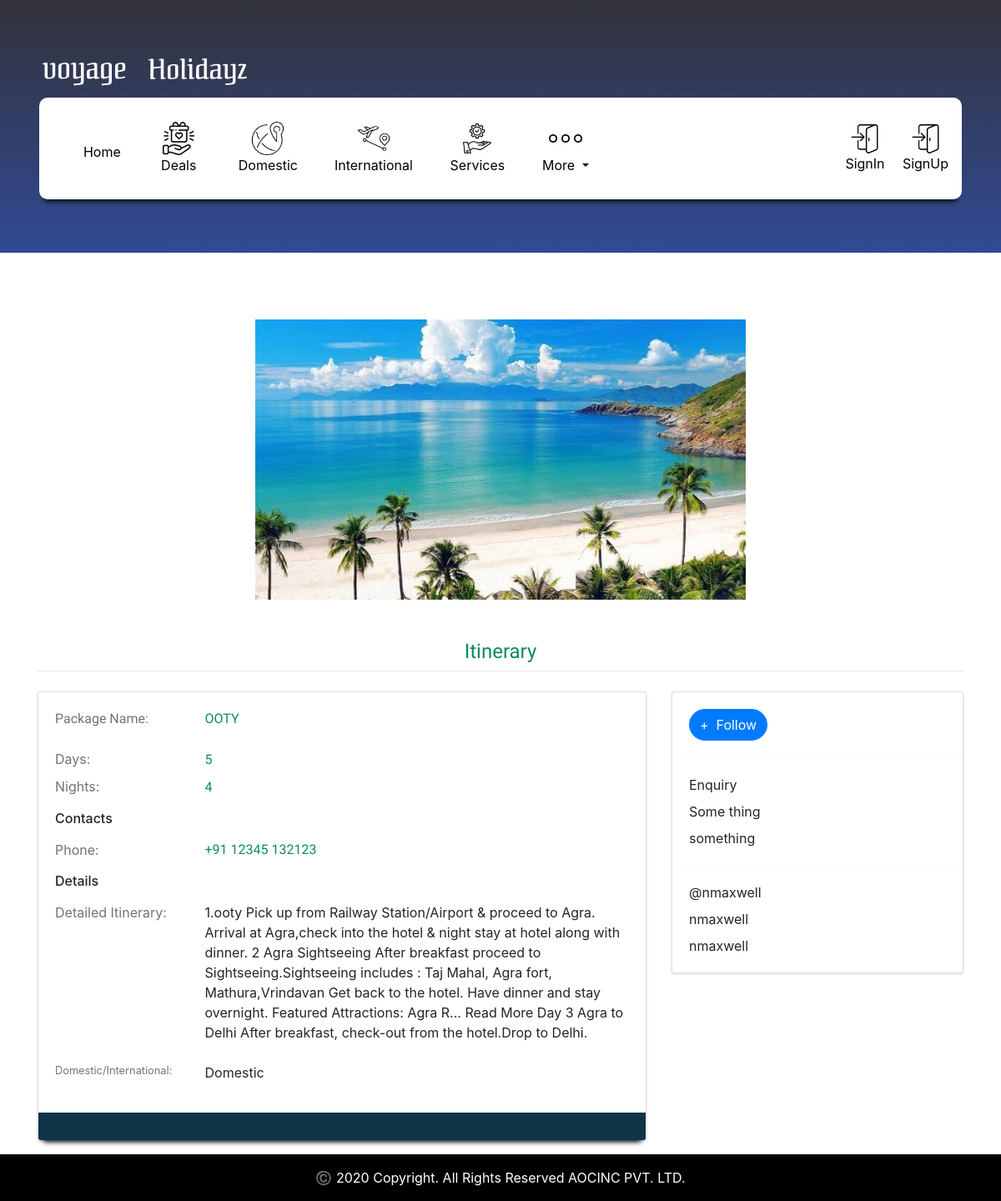
The app's page /Domestic_Package_Detail/4/ with its own data.
### Holidays/models.py (models this page shows, shortened)
class Domestic_Holiday_Package(models.Model):
    Trip_Name           = models.CharField(max_length=255, blank=False)
    Days                = models.PositiveIntegerField()
    Nights              = models.PositiveIntegerField()
    Datailed_Itinerary  = models.TextField()
    Location_Image      = models.FileField(upload_to='media/Domestic/HolidayPackage_Images/')
    Package             = models.CharField(max_length=59, choices = package_choice, default = '')
    uploaded_at         = models.DateTimeField(auto_now_add=True)

### Holidays/views.py (the view)
# urls.py: path('Domestic_Package_Detail/<int:id>/', views.Domestic_Holiday_Package_Detail, name = 'Domestic_Package_Detail'),
def Domestic_Holiday_Package_Detail(request, id = None):
    Domestic_Holiday_Package_Data = get_object_or_404(Domestic_Holiday_Package, id = id)
    context = {
        'Domestic_Holiday_Package_Data':Domestic_Holiday_Package_Data,
    }
    template = 'Holidays/Domestic_Package_Detial.html'
    return render(request,template,context)

### Holidays/templates/Holidays/Domestic_Package_Detial.html (shortened to what this page needs)
<!DOCTYPE html>
{% extends 'Voyage_LandingApp/base.html' %}
{% load static %}
{% load crispy_forms_tags %}
{% block content %}
<div class="layout-content">
    <div class="container flex-grow-1 container-p-y">
      <div class="container-m-nx container-m-ny theme-bg-white mb-4">
        <div class="media col-md-10 col-lg-8 col-xl-7 py-5 mx-auto">
          <img src="{{ Domestic_Holiday_Package_Data.Location_Image.url }}" alt="" class="col-md-12">
        </div>
        <h4 class="text-center trip-title"> Itinerary</h4>
        <hr class="m-0">
      </div>
      <div class="row">
        <div class="col">
          <div class="card mb-4">
            <div class="card-body">
              <div class="row mb-2">
                <div class="col-md-3 text-muted trip-title">Package Name:</div>
                <div class="col-md-9">
                 <p class="trip-title"> {{Domestic_Holiday_Package_Data.Trip_Name | upper }} </p>
                </div>
              </div>
              <div class="row mb-2">
                <div class="col-md-3 text-muted">Days:</div>
                <div class="col-md-9">
                  <a href="javascript:void(0)" class=" trip-title">{{ Domestic_Holiday_Package_Data.Days }}</a>
                </div>
              </div>
              <div class="row mb-2">
                <div class="col-md-3 text-muted">Nights:</div>
                <div class="col-md-9">
                  <a href="javascript:void(0)" class="trip-title">{{ Domestic_Holiday_Package_Data.Nights}}</a>
                </div>
              </div>
              <h6 class="my-3">Contacts</h6>
              <div class="row mb-2">
                <div class="col-md-3 text-muted">Phone:</div>
                <div class="col-md-9 trip-title">
                  +91 12345 132123
                </div>
              </div>
              <h6 class="my-3">Details</h6>
              <div class="row mb-2">
                <div class="col-md-3 text-muted">Detailed Itinerary:</div>
                <div class="col-md-9">
                  <p>{{ Domestic_Holiday_Package_Data.Datailed_Itinerary }}</p>
                </div>
              </div>
              <div class="row">
                <div class="col-md-3 text-muted small">Domestic/International:</div>
                <div class="col-md-9">
                  <p> {{ Domestic_Holiday_Package_Data.Package }}</p>
                </div>
              </div>
            </div>
            <div class="card-footer text-center p-0 itinerary-footer">
              <div class="row no-gutters row-bordered row-border-light">
                <a href="javascript:void(0)" class="d-flex col flex-column text-body py-3">
                </a>
                <a href="javascript:void(0)" class="d-flex col flex-column text-body py-3">
                </a>
                <a href="javascript:void(0)" class="d-flex col flex-column text-body py-3">
                </a>
              </div>
            </div>
          </div>
        </div>
        <div class="col-xl-4">
          <div class="card mb-4">
            <div class="card-body">
              <a href="javascript:void(0)" class="btn btn-primary rounded-pill">+&nbsp; Follow</a>
              <a href="javascript:void(0)" class="btn icon-btn btn-default md-btn-flat rounded-pill">
              </a>
            </div>
            <hr class="border-light m-0">
            <div class="card-body">
              <p class="mb-2">
                 Enquiry</p>
              <p class="mb-2">
                 Some thing</p>
              <p class="mb-0">
                <a href="javascript:void(0)" class="text-body">something</a>
              </p>
            </div>
            <hr class="border-light m-0">
            <div class="card-body">
              <a href="javascript:void(0)" class="d-block text-body mb-2">
                 @nmaxwell
              </a>
              <a href="javascript:void(0)" class="d-block text-body mb-2">
                 nmaxwell
              </a>
              <a href="javascript:void(0)" class="d-block text-body mb-0">
                 nmaxwell
              </a>
            </div>
          </div>
          </div>
      </div><br><br>
{% endblock %}

### static/css/voyage_style.css (style rules this page uses)
.base-body { overflow-x: hidden !important; }
.card { border-radius: 5px; -webkit-box-shadow: 0 1px 2.94px 0.06px rgba(4,26,55,0.16); box-shadow: 0 1px 2.94px 0.06px rgba(4,26,55,0.16); border: none; margin-bottom: 30px; -webkit-transition: all 0.3s ease-in-out; transition: all 0.3s ease-in-out; }
img { vertical-align: middle; border-style: none; }
.trip-title { color:rgb(12, 139, 101); font-family: 'Volkhov', serif; }
.layout-content .itinerary-footer { background: rgb(14,52,72); background: linear-gradient(90deg, rgba(14,52,72,1) 100%, rgba(174,174,174,1) 100%); box-shadow: 0 8px 6px -6px black; }

### records on screen
Domestic_Holiday_Package: Location_Image (picture), Trip_Name "OOTY", Days "5", Nights "4", Datailed_Itinerary "1.ooty Pick up from Railway Station/Airport & proceed to Agra. Arrival at Agra,check into the hotel & night stay at hotel along with dinner. 2 Agra Sightseeing After breakfast proceed to Sightseeing.Sightseeing includes : Taj Mahal, Agra fort, Mathura,Vrindavan Get back to the hotel. Have dinner and stay overnight. Featured Attractions: Agra R... Read More Day 3 Agra to Delhi After breakfast, check-out from the hotel.Drop to Delhi.", Package "Domestic"
